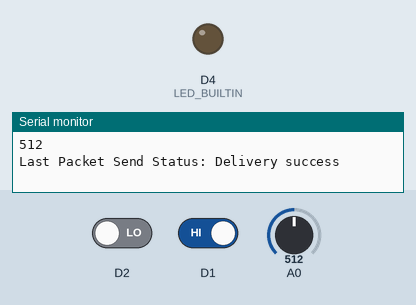
Recording of a sketch running on a simulated ESP8266 (NodeMCU). Parts: output pins drawn as LEDs (lit = HIGH, except the on-board LED, lit = LOW), the last lines printed to the serial monitor. Inputs (shaded band) come from the test bench; at power-on: A0 = 512, D2 LOW, D1 HIGH.

Above: at 1.2 s.
1.3 s: A0 set to 687
7.5 s: A0 set to 710
At 8.7 s:
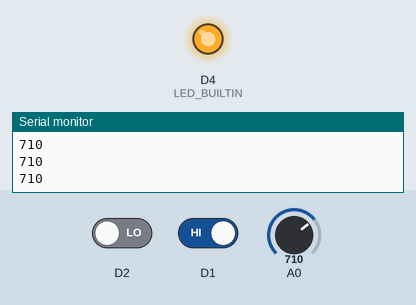
9.5 s: D2 driven HIGH
At 9.9 s:
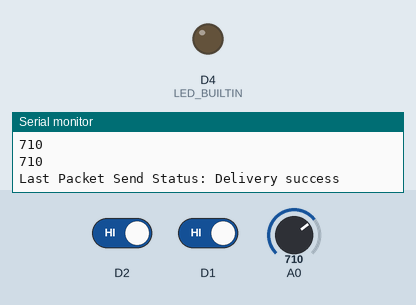
15.9 s: D2 driven LOW
At 18.4 s:
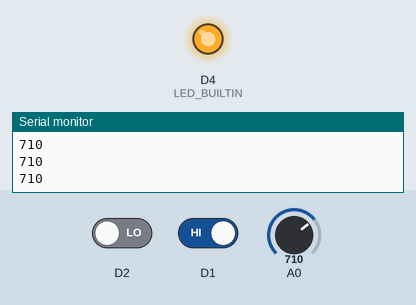
19.0 s: D1 driven LOW
At 19.5 s:
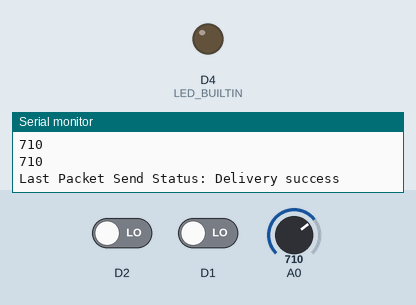
Timing chart, 0 to 22.0 s (numbered marks = the images above; inputs shaded):
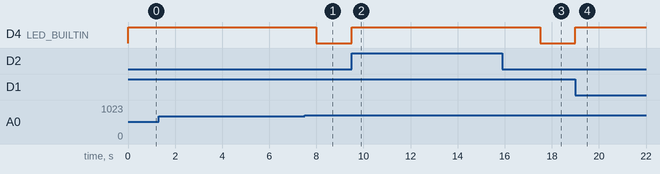

Measured:
- the behaviour switches between 700 and 701 on A0 (found by bisection; images 0 and 1)
- after the input at 7.5 s, D4 (LED_BUILTIN): HIGH → LOW after 0.50 s
- after the input at 9.5 s, D4 (LED_BUILTIN): LOW → HIGH at once
- after the input at 15.9 s, D4 (LED_BUILTIN): HIGH → LOW after 1.6 s
- after the input at 19.0 s, D4 (LED_BUILTIN): LOW → HIGH at once

The sketch:

transmitter_3.ino
```cpp
//station 3

#include <ESP8266WiFi.h>
#include <espnow.h>


uint8_t broadcastAddress[] = {0x08,0xF9,0xE0,0x6B,0x7D,0x9D};
unsigned long previousMillis = 0,currentMillis;
const long interval = 1000;
const int LED13 = 13;
typedef struct struct_message {
  char a[32];
  int b;
  float c;
  String d;
  bool e;
} struct_message;

struct_message myData;


// Callback when data is sent
void OnDataSent(uint8_t *mac_addr, uint8_t sendStatus) {
  Serial.print("Last Packet Send Status: ");
  if (sendStatus == 0){
    Serial.println("Delivery success");
    digitalWrite(LED_BUILTIN,HIGH);
  }
}

void setup() {
  Serial.begin(115200);
  pinMode(D2,INPUT);
  pinMode(D1,INPUT);
  pinMode(A0,INPUT);
  pinMode(LED_BUILTIN,OUTPUT);

  // Set device as a Wi-Fi Station
  WiFi.mode(WIFI_STA);

  // Init ESP-NOW
  if (esp_now_init() != 0) {
    Serial.println("Error initializing ESP-NOW");
    return;
  }

  // Once ESPNow is successfully Init, we will register for Send CB to
  // get the status of Trasnmitted packet
  esp_now_set_self_role(ESP_NOW_ROLE_CONTROLLER);
  esp_now_register_send_cb(OnDataSent);

  // Register peer
  esp_now_add_peer(broadcastAddress, ESP_NOW_ROLE_SLAVE, 1, NULL, 0);
}

void loop() {
  Serial.println(analogRead(A0));
    if(analogRead(A0)<=700)
    {
      strcpy(myData.a, "VIbration Detected on station 3");
    myData.b = 18;
    myData.c = 3.0;
    myData.d = "Hello";
    myData.e = false;
    esp_now_send(broadcastAddress, (uint8_t *) &myData, sizeof(myData));
    delay(2000);
    }

    if(digitalRead(D1)==0)
    {
    strcpy(myData.a, "rain Detected on station 3");
    myData.b = 17;
    myData.c = 3.0;
    myData.d = "Hello";
    myData.e = false;
    esp_now_send(broadcastAddress, (uint8_t *) &myData, sizeof(myData));
    delay(2000);
    }

    if(digitalRead(D2)==1)
    {
    strcpy(myData.a, "Sound Detected on station 3");
    myData.b = 16;
    myData.c = 3.0;
    myData.d = "Hello";
    myData.e = false;
    esp_now_send(broadcastAddress, (uint8_t *) &myData, sizeof(myData));
    delay(2000);
    }
    currentMillis = millis();
    if (currentMillis - previousMillis >= interval)
    {
      previousMillis = currentMillis;
      digitalWrite(LED_BUILTIN,LOW);
    }

}
```
